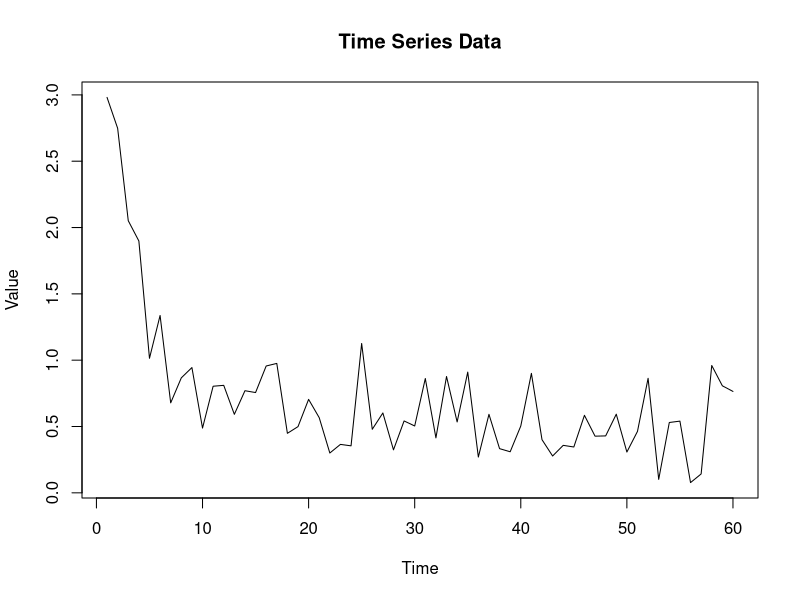
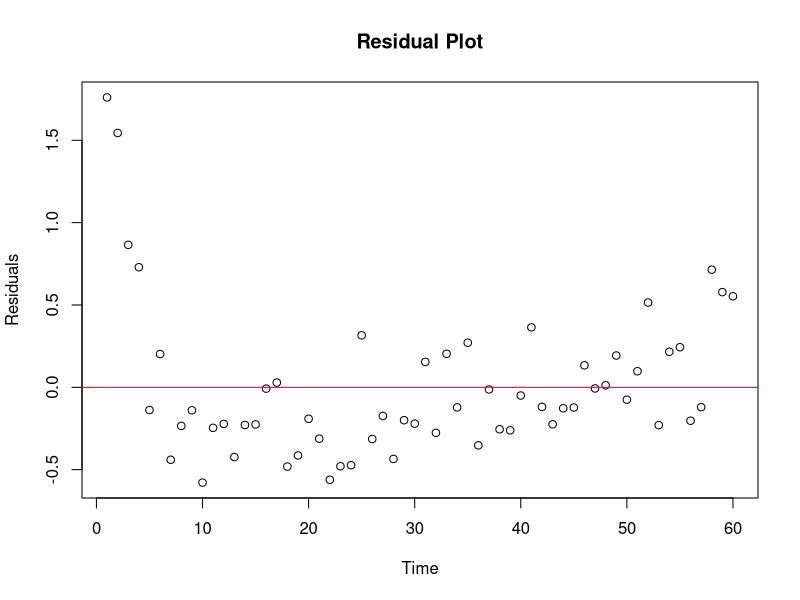
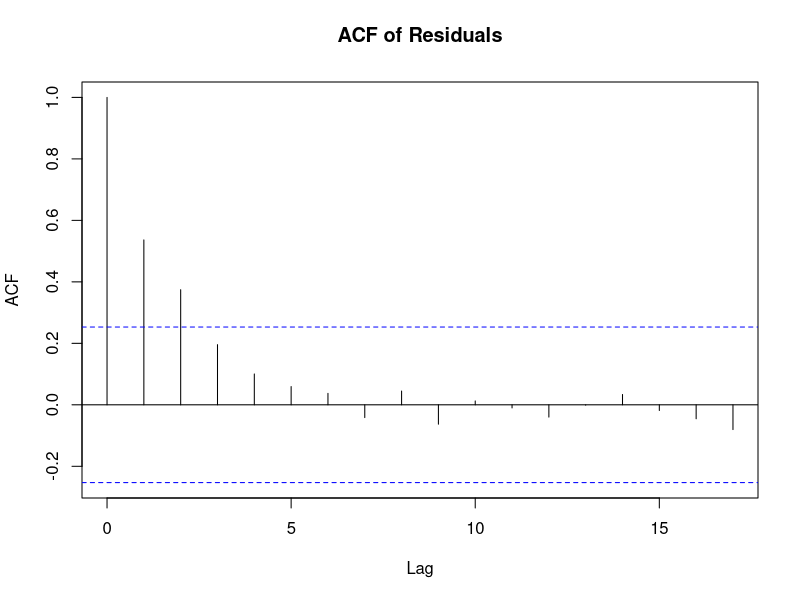
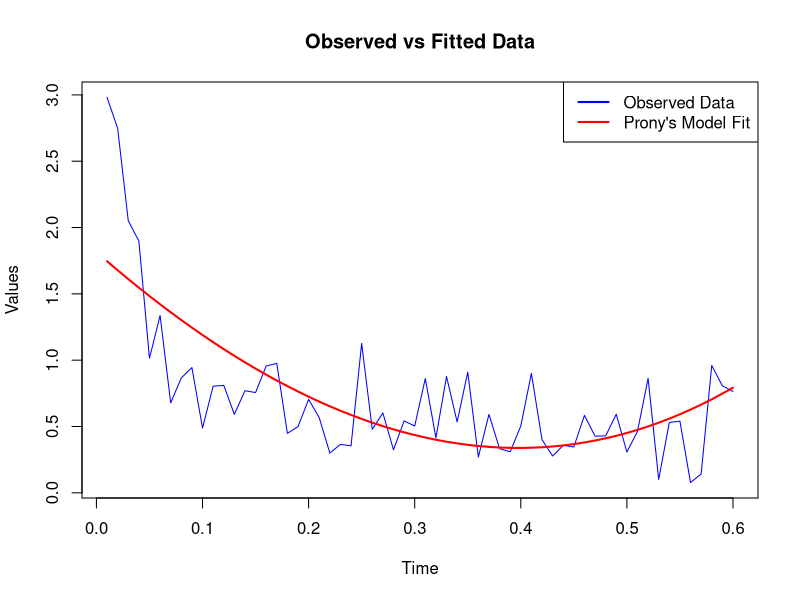
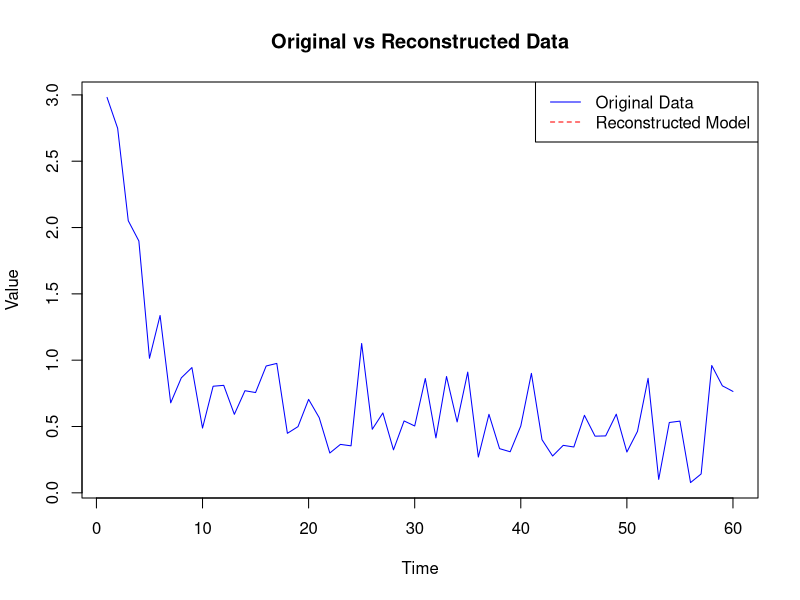

These figures' R source, in order: (Note: this script raises an error after producing the figures.)

# Load data
data <- read.table("set-49.dat")
head(data)

# data
t <- as.numeric(unlist(data[1])) # replace with your time values
t <- t/100
y1 <- as.numeric(unlist(data[2])) # replace with your observed y(t) values

# Plot the data
plot(data$V1, data$V2, type = "l", main = "Time Series Data", xlab = "Time", ylab = "Value")

# Residual Plot after fitting a simple model
fit <- lm(V2 ~ V1, data = data) # Example linear model
residuals <- resid(fit)
plot(data$V1, residuals, main = "Residual Plot", xlab = "Time", ylab = "Residuals")
abline(h = 0, col = "red")

# Calculate mean and standard deviation to estimate SNR
signal <- mean(y1, na.rm = TRUE)
noise <- sd(y1, na.rm = TRUE)
SNR <- signal / noise
cat("Signal-to-Noise Ratio:", SNR)

# ACF plot of residuals to check for white noise
acf(residuals, main = "ACF of Residuals")


model_function <- function(t, alpha0, alpha1, alpha2, beta1, beta2) {
  a <- alpha0 + alpha1 * exp(beta1 * t) + alpha2 * exp(beta2 * t)
  return(a)
}

###############################################


# Create delayed values for t = 1 to (length(y) - 2)
Y1 <- y1[1:(length(y1) - 2)]
Y2 <- y1[2:(length(y1) - 1)]
Y3 <- y1[3:length(y1)]

# Formulate the linear system
A <- cbind(Y2, Y1)  # Matrix of delayed terms
B <- Y3             # Response vector

# Solve for coefficients (c1, c2) in the equation Y3 ??? c1 * Y2 + c2 * Y1
coef <- lm(B ~ A - 1)$coefficients  # -1 removes the intercept
c1 <- coef[1]
c2 <- coef[2]

# Find roots of the characteristic polynomial
roots <- polyroot(c(1, -c1, -c2))

beta_estimates <- log(roots)
beta1 <- Re(beta_estimates[1])  # Take real part
beta2 <- Re(beta_estimates[2])  # Take real part

# Construct the matrix with estimated beta values
X <- cbind(1, exp(beta1 * t), exp(beta2 * t))

# Solve for alpha values
alpha_estimates <- lm(y1 ~ X - 1)$coefficients
alpha0 <- alpha_estimates[1]
alpha1 <- alpha_estimates[2]
alpha2 <- alpha_estimates[3]

cat("Estimated parameters:\n")
cat("alpha0:", alpha0, "\n")
cat("alpha1:", alpha1, "\n")
cat("alpha2:", alpha2, "\n")
cat("beta1:", beta1, "\n")
cat("beta2:", beta2, "\n")



y2 <- model_function(t,alpha0,alpha1,alpha2,beta1,beta2)

plot(t, y1, type = "l", col = "blue", main = "Observed vs Fitted Data", xlab = "Time", ylab = "Values")
lines(t, y2, col = "red", lwd = 2)
legend("topright", legend = c("Observed Data", "Prony's Model Fit"), col = c("blue", "red"), lty = 1, lwd = 2)

rmse <- sqrt(mean((y1 - y2)^2, na.rm = TRUE))
rss <- sum(y1 - y2)^2                  # Residual sum of squares
tss <- sum((y1 - mean(y1))^2)                         # Total sum of squares
r_squared <- 1 - (rss / tss)

# Display model accuracy metrics
cat("Root Mean Squared Error (RMSE):", rmse, "\n")
cat("R-squared:", r_squared, "\n")



#########################################################################
# Step 1: Estimate the intercept (mean of the data as a starting guess)
intercept <- mean(data$V2)

# Step 2: Adjust data by subtracting the intercept
adjusted_data <- data$V2-intercept 

# Create the Toeplitz matrix
n <- length(adjusted_data)
p <- 2  # Number of exponential terms
T_matrix <- matrix(0, nrow = n - p, ncol = p + 1)

for (i in 1:(n - p)) {
  T_matrix[i, ] <- c(1, adjusted_data[i:(i + p - 1)])
}

# Response vector
y <- adjusted_data[(p + 1):n]

# Estimate parameters using least squares
params <- solve(t(T_matrix) %*% T_matrix, t(T_matrix) %*% y)

# Ensure params length corresponds to the number of parameters you expect
if (length(params) < 3) {
  stop("Not enough parameters estimated.")
}



# Define the characteristic polynomial based on your coefficients
# Ensure you are correctly referencing params based on the model structure
char_poly <- c(1, -c(params[2], params[3]))  # Make sure these correspond to beta coefficients
beta_values <- log(polyroot(char_poly))

# Output beta values
cat("Beta Values:\n")
cat("Beta1:", Re(beta_values[1]), "\n")
cat("Beta2:", Re(beta_values[2]), "\n")

# Construct the matrix with estimated beta values
X <- cbind(1, exp(Re(beta_values[1]) * t), Re(beta_values[1]) * t)

# Solve for alpha values
alpha_estimates <- lm(y1 ~ X - 1)$coefficients
alpha0 <- alpha_estimates[1]
alpha1 <- alpha_estimates[2]
alpha2 <- alpha_estimates[3]

cat("Estimated Parameters:\n")
cat("Alpha0:", alpha0, "\n")
cat("Alpha1:", alpha1, "\n")
cat("Alpha2:", alpha2, "\n")

# Reconstruct the model using the estimated parameters
reconstructed_y <- alpha0 + alpha1 * exp(Re(beta_values[1]) * (1:length(data$V2))) + alpha2 * exp(Re(beta_values[2]) * (1:length(data$V2)))

# Plot original vs. reconstructed data
plot(data$V2, type = 'l', col = 'blue', lty = 1, main = 'Original vs Reconstructed Data', ylab = 'Value', xlab = 'Time')
lines(reconstructed_y, col = 'red', lty = 2)
legend('topright', legend = c('Original Data', 'Reconstructed Model'), col = c('blue', 'red'), lty = 1:2)


#################################################
# method 2

smoothed_y <- stats::filter(y, rep(1/5, 5), sides = 2)  # Example: 5-point moving average
plot(t, y, type = "l", col = "gray", main = "Original vs. Smoothed Data")
lines(t, smoothed_y, col = "blue")

log_smoothed_y <- log(smoothed_y)  # Log transformation of smoothed data

# Estimate slopes manually between selected points (for example, points 10-20 and 20-30)
beta1_est <- coef(lm(log_smoothed_y[10:20] ~ t[10:20]))[2]
beta2_est <- coef(lm(log_smoothed_y[20:30] ~ t[20:30]))[2]

X <- cbind(1, exp(beta1_est * t), exp(beta2_est * t))

alpha_est <- lm(y ~ X - 1)$coefficients  # -1 to exclude intercept as alpha_0 is already included
alpha0_est <- alpha_est[1]
alpha1_est <- alpha_est[2]
alpha2_est <- alpha_est[3]

# Load the minpack.lm package
#install.packages("minpack.lm")  # Uncomment if not installed
library(minpack.lm)

# Refine parameters with nlsLM using initial guesses from Obson's method
fit <- nlsLM(y ~ alpha0 + alpha1 * exp(beta1 * t) + alpha2 * exp(beta2 * t),
             start = list(alpha0 = alpha0_est, alpha1 = alpha1_est, alpha2 = alpha2_est,
                          beta1 = beta1_est, beta2 = beta2_est),
             data = data.frame(t = t, y = y))
summary(fit)
alpha0
alpha_est


# Example data
original_data <- c(1, 2, 3, 4, 5, 6, 7, 8, 9, 10)

# Using a simple moving average with a window size of 3
library(zoo)
smoothed_data <- rollmean(original_data, k = 3, fill = NA, align = "center")

# Check the length of the original and smoothed data
length(original_data)  # Original length
length(smoothed_data)   # Smoothed length
